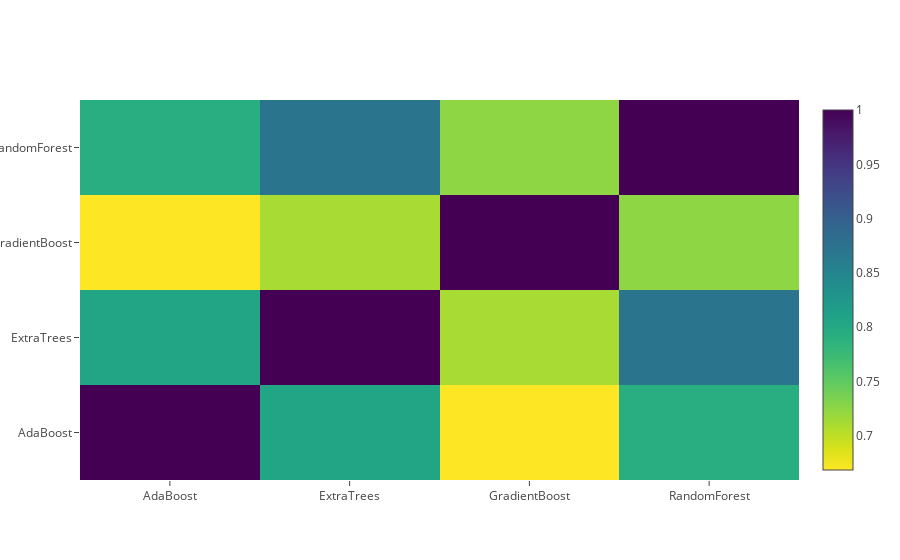

The cell this chart's notebook holds for it:
### Markdown cell above
**Correlation Heatmap of the Second Level Training set**

### Code cell
data = [
    go.Heatmap(
        z= base_predictions_train.astype(float).corr().values ,
        x=base_predictions_train.columns.values,
        y= base_predictions_train.columns.values,
          colorscale='Viridis',
            showscale=True,
            reversescale = True
    )
]
py.iplot(data, filename='labelled-heatmap')

### Figure 1 — Plotly figure (JSON) as saved in the notebook; plotly's stock layout.template omitted (floating-point values rounded to 4 significant figures)
{"data": [{"colorscale": "Viridis", "reversescale": true, "showscale": true, "type": "heatmap", "x": ["AdaBoost", "ExtraTrees", "GradientBoost", "RandomForest"], "y": ["AdaBoost", "ExtraTrees", "GradientBoost", "RandomForest"], "z": [[1, 0.8061, 0.6686, 0.792], [0.8061, 1, 0.7116, 0.8726], [0.6686, 0.7116, 1, 0.7247], [0.792, 0.8726, 0.7247, 1]]}], "layout": {}}
